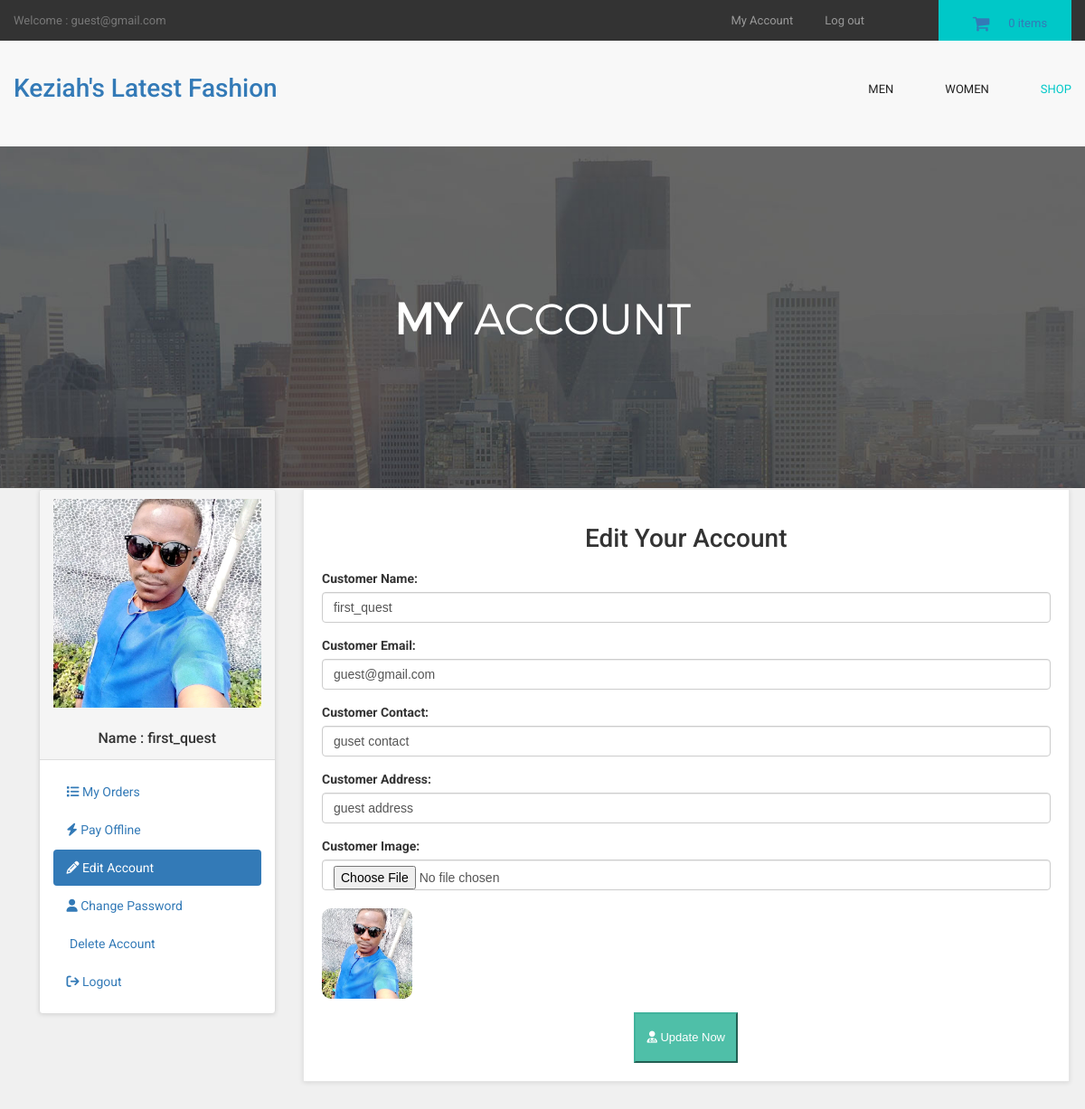
/customer/my_account.php?edit_account (signed in), run on the app's committed database.
### tables this page shows
CREATE TABLE `customers` (
  `customer_id` int(10) NOT NULL,
  `customer_name` varchar(255) NOT NULL,
  `customer_email` varchar(255) NOT NULL,
  `customer_pass` varchar(255) NOT NULL,
  `customer_contact` varchar(255) NOT NULL,
  `location` varchar(255) NOT NULL,
  `age` int(50) NOT NULL,
  `customer_address` text NOT NULL,
  `customer_image` text NOT NULL,
  `customer_confirm_code` text NOT NULL,
  `business_type` varchar(100) NOT NULL,
  `status` varchar(20) NOT NULL
);

### customer/edit_account.php (the view, shortened to what this page needs)
<?php
$customer_session = $_SESSION['customer_email'];
$get_customer = "select * from customers where customer_email='$customer_session'";
$run_customer = mysqli_query($con,$get_customer);
$row_customer = mysqli_fetch_array($run_customer);
$customer_name = $row_customer['customer_name'];
$customer_email = $row_customer['customer_email'];
$customer_contact = $row_customer['customer_contact'];
$customer_address = $row_customer['customer_address'];
$customer_image = $row_customer['customer_image'];
?>
<h1 align="center" > Edit Your Account </h1>
<form action="" method="post" enctype="multipart/form-data" >
<div class="form-group" >
<label> Customer Name: </label>
<input type="text" name="c_name" class="form-control" required value="<?php echo $customer_name; ?>">
</div>
<div class="form-group" >
<label> Customer Email: </label>
<input type="text" name="c_email" class="form-control" required value="<?php echo $customer_email; ?>">
</div>
<div class="form-group" >
<label> Customer Contact: </label>
<input type="text" name="c_contact" class="form-control" required value="<?php echo $customer_contact; ?>">
</div>
<div class="form-group" >
<label> Customer Address: </label>
<input type="text" name="c_address" class="form-control" required value="<?php echo $customer_address; ?>">
</div>
<div class="form-group" >
<label> Customer Image: </label>
<input type="file" name="c_image" class="form-control" required ><br>
<img style='border-radius: 10%;' src="customer_images/<?php echo $customer_image; ?>" width="100" height="100" class="img-responsive" >
</div>
<div class="text-center" >
<button name="update" class="btn btn-primary" >
<i class="fa fa-user-md" ></i> Update Now
</button>
</div>
</form>

### customer/includes/sidebar.php
<div class="panel panel-default sidebar-menu">
<div class="panel-heading">
<?php
$customer_session = $_SESSION['customer_email'];
$get_customer = "select * from customers where customer_email='$customer_session'";
$run_customer = mysqli_query($con, $get_customer);
$row_customer = mysqli_fetch_array($run_customer);
$customer_image = $row_customer['customer_image'];
$customer_name = $row_customer['customer_name'];
if(!isset($_SESSION['customer_email'])){
}
else {
echo "
<center>
<img src='customer_images/$customer_image' class='img-responsive'>
</center>
<br>
<h3 align='center' class='panel-title'> Name : $customer_name </h3>
";
}
?>
</div>
<div class="panel-body">
<ul class="nav nav-pills nav-stacked">
<li class="<?php if(isset($_GET['my_orders'])){ echo "active"; } ?>">
<a href="my_account.php?my_orders"> <i class="fa fa-list"> </i> My Orders </a>
</li>
<li class="<?php if(isset($_GET['pay_offline'])){ echo "active"; } ?>">
<a href="my_account.php?pay_offline"> <i class="fa fa-bolt"></i> Pay Offline </a>
</li>
<li class="<?php if(isset($_GET['edit_account'])){ echo "active"; } ?>">
<a href="my_account.php?edit_account"> <i class="fa fa-pencil"></i> Edit Account </a>
</li>
<li class="<?php if(isset($_GET['change_pass'])){ echo "active"; } ?>">
<a href="my_account.php?change_pass"> <i class="fa fa-user"></i> Change Password </a>
</li>
<li class="<?php if(isset($_GET['delete_account'])){ echo "active"; } ?>">
<a href="my_account.php?delete_account"> <i class="fa fa-trash-o"></i> Delete Account </a>
</li>
<li>
<a href="logout.php"> <i class="fa fa-sign-out"></i> Logout </a>
</li>
</ul>
</div>
</div>

### customer/styles/backend.css (style rules this page uses)
html { font-family: "Roboto", Helvetica, Arial, sans-serif; line-height: 1.15; -ms-text-size-adjust: 100%; -webkit-text-size-adjust: 100% }
body { margin: 0 }
h1 { font-size: 2em; margin: .67em 0 }
a { background-color: transparent; -webkit-text-decoration-skip: objects }
img { border-style: none }
button, input, optgroup, select, textarea { font-family: sans-serif; font-size: 100%; line-height: 1.15; margin: 0 }
button, input { overflow: visible }
button, select { text-transform: none }
[type=reset], [type=submit], button, html [type=button] { -webkit-appearance: button }
html { box-sizing: border-box }
body { min-width: 1190px; font-family: Montserrat, sans-serif; font-weight: 400; background-color: white; }
img { max-width: 100%; height: auto }
.btn { display: inline-block; vertical-align: top; font-size: 13px; line-height: 40px; text-decoration: none; -webkit-transition: .3s; transition: .3s }

### styles/style.css (style rules this page uses)
body { font-family: "Roboto", Helvetica, Arial, sans-serif; font-size: 14px; line-height: 1.42857143; color: #333333; background-color: #f0f0f0; overflow-x: hidden; }
.btn-primary { color:rgb(255, 255, 255); background-color:rgb(79, 191, 168); border-color:rgb(65, 179, 156); }
#content .panel.sidebar-menu { box-sizing: border-box; box-shadow: 0 1px 5px rgba(0, 0, 0, 0.1); }
#content .panel.sidebar-menu h3 { padding: 5px 0; margin: 0; }

### data on the page
customers: customer_image (picture), customer_name "first_quest", c_name "first_quest", c_email "guest@gmail.com", c_contact "guset contact", c_address "guest address"

### other printed values
$_SESSION['customer_email'] "guest@gmail.com"
$count_items "0"
